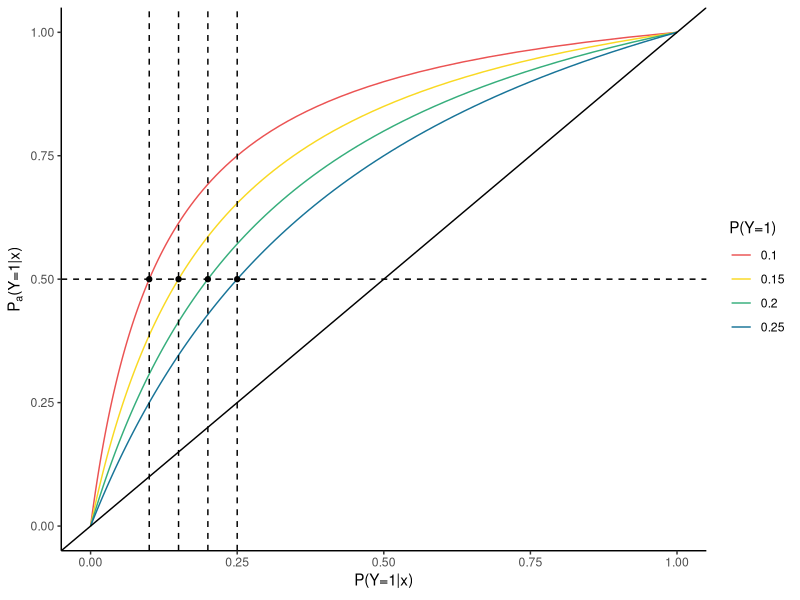

This chart was generated by the following R code:
require(ggplot2)

prob_aug <- seq(0, 1, 0.01) 

get_original <- function(p_y_1){
  p_a = 0.5
  prob_0 = (1-p_y_1)/p_a * (1-prob_aug)
  prob_1 = p_y_1/p_a * prob_aug
  return(prob_1/(prob_0+prob_1))
}

prob_01 = get_original(0.1)
prob_015 = get_original(0.15)
prob_02 = get_original(0.2)
prob_025 = get_original(0.25)

df=data.frame(prob_aug=prob_aug,prob_01=prob_01, prob_015=prob_015, 
              prob_02=prob_02, prob_025=prob_025)

graphic <- ggplot()+
  geom_line(aes(prob_01, prob_aug, color='0.1'))+
  geom_point(aes(0.1,0.5))+
  geom_line(aes(prob_015, prob_aug, color='0.15'))+
  geom_point(aes(0.15,0.5))+
  geom_line(aes(prob_02, prob_aug, color='0.2'))+
  geom_point(aes(0.2,0.5))+
  geom_line(aes(prob_025, prob_aug, color='0.25'))+
  geom_point(aes(0.25,0.5))+
  geom_abline(intercept=0, slope=1)+
  scale_colour_manual("P(Y=1)",
                      values = c("0.1" = "#EB5353", "0.15" = "#F9D923", 
                                 "0.2" = "#36AE7C", "0.25" = "#187498"))+
  labs(x=expression("P(Y=1|x)"), y=expression(paste("P"[a],"(Y=1|x)")))+
  geom_hline(yintercept=0.5, color='black', linetype=2)+
  geom_vline(xintercept=c(0.1, 0.15, 0.2, 0.25), color='black', linetype=2)+
  theme(panel.grid.major = element_blank(), panel.grid.minor = element_blank(),
        panel.background = element_blank(), axis.line = element_line(colour = "black"))



ggsave('/home/Data/augmentation-effective/analises/example_prob.png', 
       plot=graphic, 
       width = 12, 
       height = 10, 
       dpi = 300)
